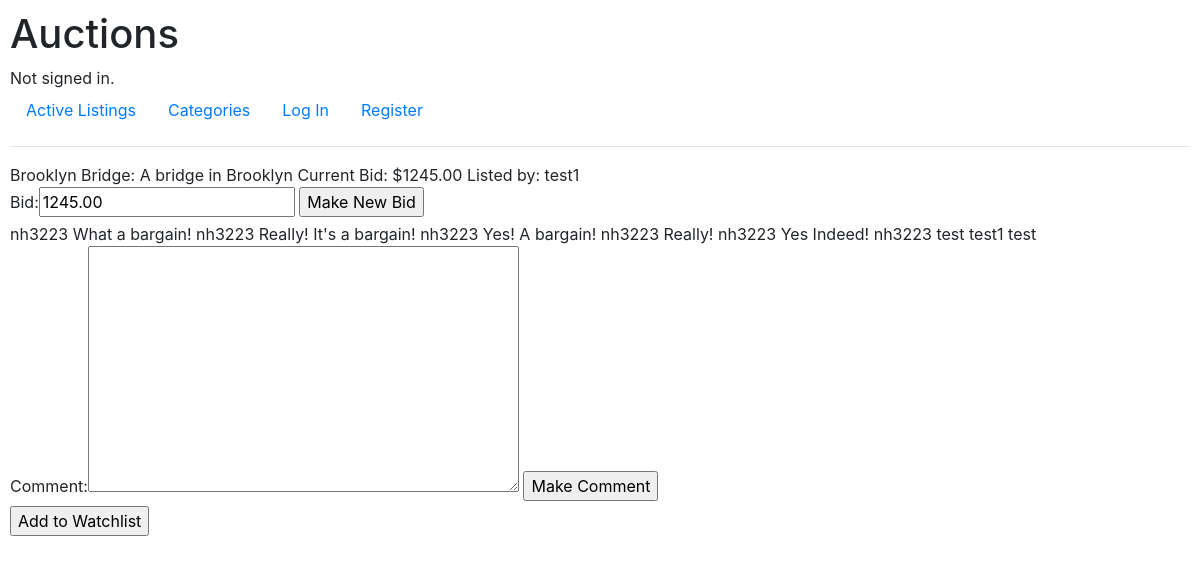
Before: /1 with the older database file.
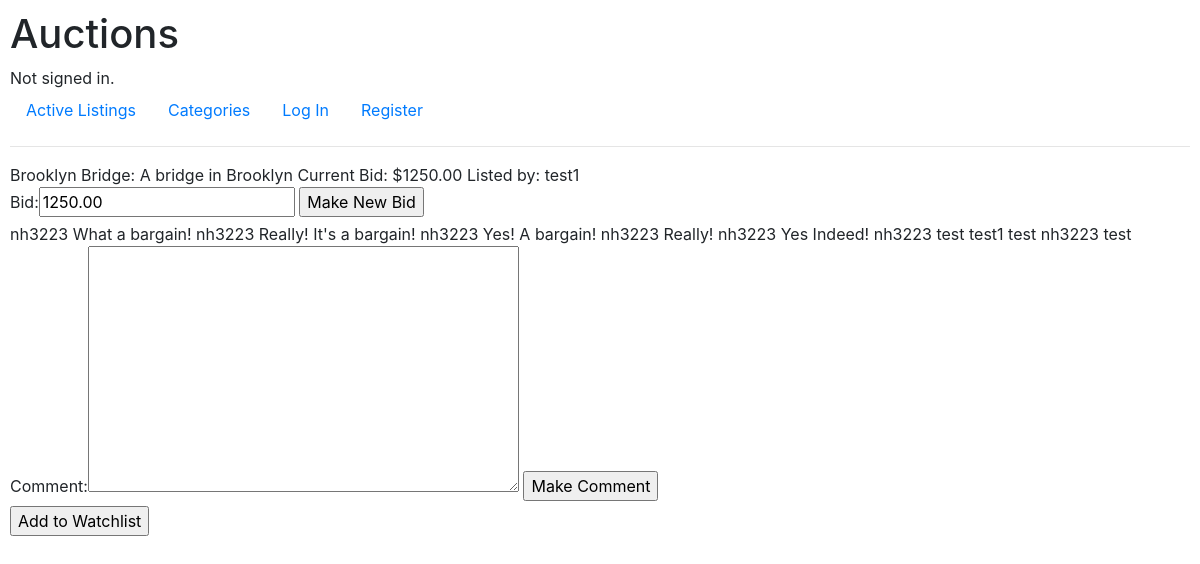
After: the same page with the newer database file.
### auctions/models.py (models this page shows)
class Listing(models.Model):
    title = models.CharField(max_length=64)
    description = models.CharField(max_length=512)
    starting_bid = models.DecimalField(max_digits=8, decimal_places=2)
    category = models.CharField(max_length=64, blank=True, null=True)
    current_bid = models.DecimalField(max_digits=8, decimal_places=2, blank=True, null=True)
    active = models.BooleanField(blank=True, null=True, default=True)
    lister = models.ForeignKey(User, on_delete=models.CASCADE, related_name='listed_items', blank=True, null=True, default=None)
    winner = models.ForeignKey(User, on_delete=models.CASCADE, related_name='won_items', blank=True, null=True, default=None)
    watcher = models.ManyToManyField(User, blank=True, related_name='watched_items')
    def __str__(self):
        return f'{self.title}: {self.description}\nCurrent Bid: ${self.current_bid}'

class Comment(models.Model):
    comment = models.CharField(max_length=512)
    user = models.ForeignKey(User, on_delete=models.CASCADE, related_name='comments')
    item = models.ForeignKey(Listing, on_delete=models.CASCADE, related_name='comments')

class User(AbstractUser):
    pass

### auctions/views.py (the view)
# urls.py: path("<int:listing_id>", views.listing_view, name="listing_view"),
def listing_view(request, listing_id):
    listing = Listing.objects.get(pk=listing_id)
    return render(request, 'auctions/listing.html', get_listing_view_context(listing))

### auctions/forms.py
class BidForm(Form):
    bid = DecimalField()
    item = ModelChoiceField(queryset = Listing.objects.all(), widget=HiddenInput())

class CommentForm(Form):
    comment = CharField(widget=Textarea)
    item = ModelChoiceField(queryset = Listing.objects.all(), widget=HiddenInput())

### auctions/views.py (called while the page is built)
def get_listing_view_context(listing, message=None):
    comments = Comment.objects.filter(item=listing)
    return {
        'listing': listing,
        'comments': comments,
        'message': message,
        'bidform': BidForm(initial={'bid': listing.current_bid, 'item': listing}),
        'commentform': CommentForm(initial={'item': listing}),
        'closeform': CloseForm(initial={'item': listing}),
        'watchlistform': WatchlistForm(initial={'item': listing})
    }

### auctions/templates/auctions/listing.html (shortened to what this page needs)
{% extends "auctions/layout.html" %}
{% block body %}
    {{ listing }}
    Listed by: {{ listing.lister }}
    <form action="{% url 'bid' %}" method="POST">
        {{ bidform }}
        <input type="Submit" value="Make New Bid">
    </form>
    {% for comment in comments %}
        {{ comment.user }}
        {{ comment.comment }}
    {% empty %}
        No comments.
    {% endfor %}
    <form action ="{% url 'comment' %}" method="POST">
        {{ commentform }}
        <input type="Submit" value="Make Comment">
    </form>
    <form action ="{% url 'watchlist' %}" method="POST">
        <input type="Submit" value="Add to Watchlist">
    </form>
{% endblock %}

Changed rows visible on the page:
changed Listing "test1": title+description+current_bid "Brooklyn Bridge: A bridge in Brooklyn Current Bid: $1245.00" → "Brooklyn Bridge: A bridge in Brooklyn Current Bid: $1250.00"
added Comment: user "nh3223", comment "test"
Other visible differences:
form field bid: "1245.00" → "1250.00"
